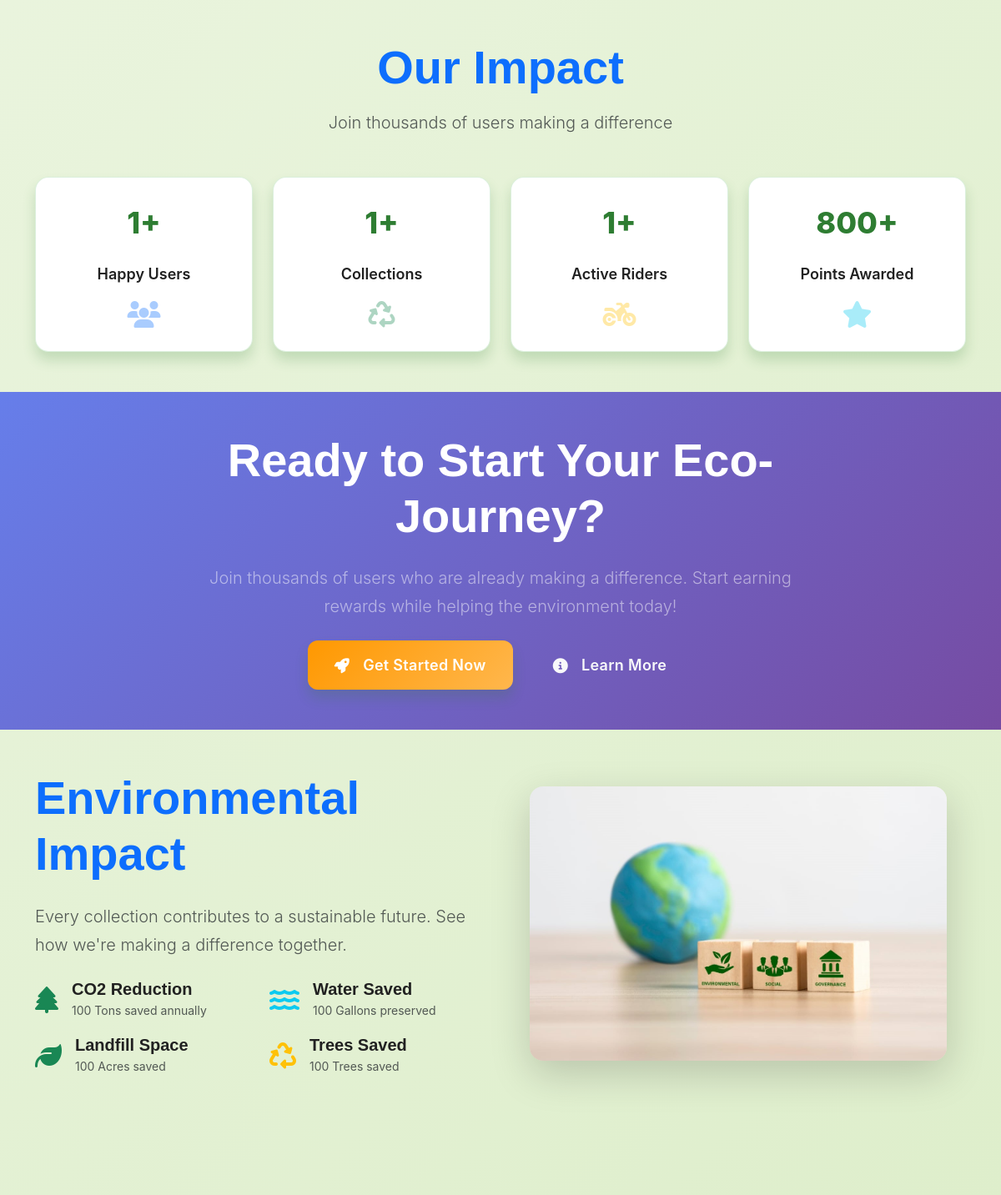
The app's page / (middle part), older data.
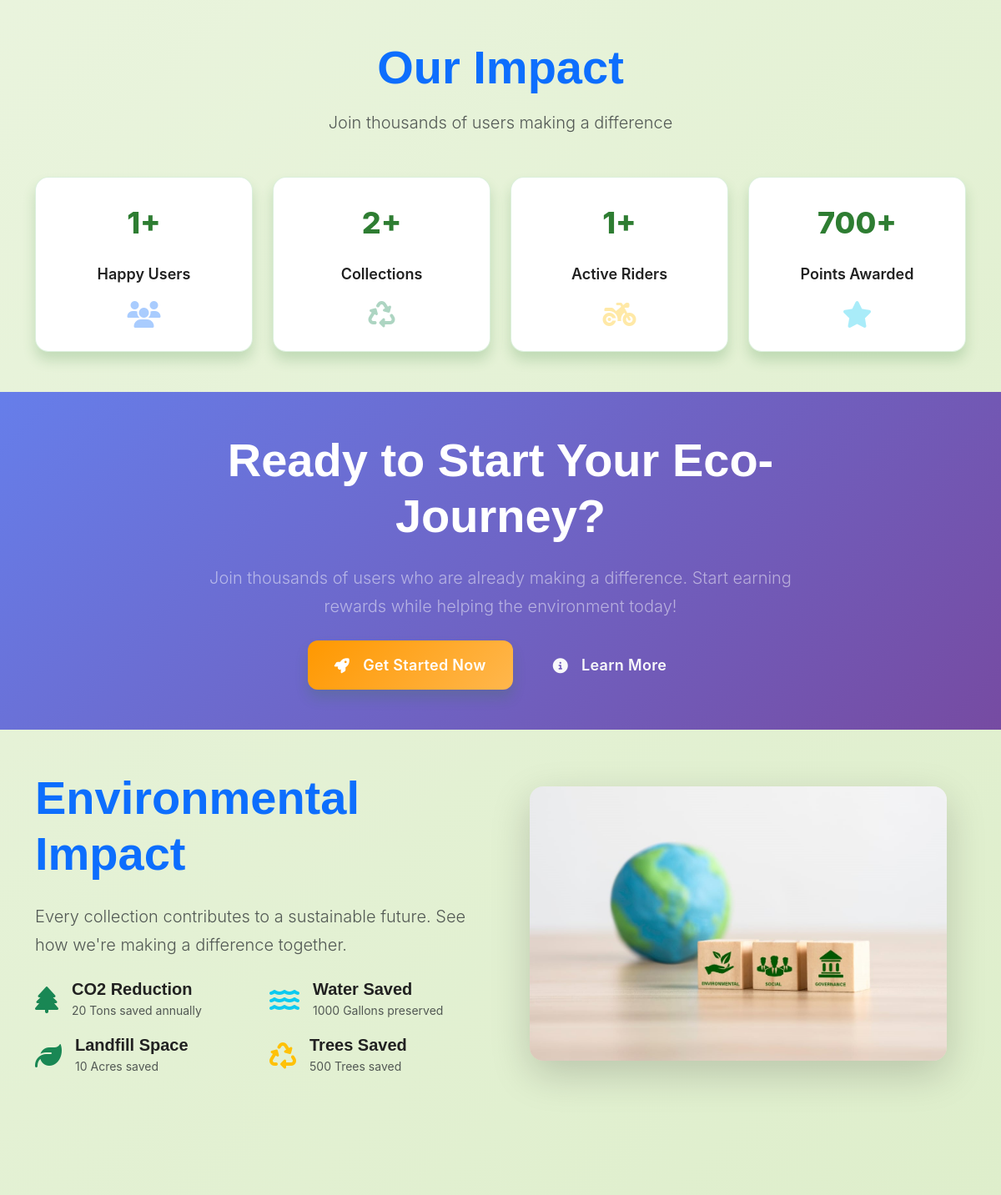
The same page, newer data.
### dashboard/models.py (models this page shows, shortened)
class SystemSettings(models.Model):
    maintenance_mode = models.BooleanField(default=False)
    maintenance_message = models.TextField(default='System is currently under maintenance. Please check back later.')
    debug_mode = models.BooleanField(default=False)
    log_level = models.CharField(max_length=20, choices=[
        ('INFO', 'Info'),
        ('WARNING', 'Warning'),
        ('ERROR', 'Error'),
        ('DEBUG', 'Debug'),
    ], default='INFO')
    co2_reduction_tons = models.IntegerField(default=15, help_text="CO2 reduction in tons annually")
    water_saved_gallons = models.IntegerField(default=1000, help_text="Water saved in gallons")
    landfill_space_acres = models.IntegerField(default=10, help_text="Landfill space saved in acres")
    trees_saved_count = models.IntegerField(default=500, help_text="Number of trees saved")
    created_at = models.DateTimeField(auto_now_add=True)
    updated_at = models.DateTimeField(auto_now=True)
    class Meta:
        verbose_name = 'System Settings'
        verbose_name_plural = 'System Settings'
    @classmethod
    def get_settings(cls):
        settings, created = cls.objects.get_or_create(
            id=1,
            defaults={
                'maintenance_mode': False,
                'maintenance_message': 'System is currently under maintenance. Please check back later.',
                'debug_mode': False,
                'log_level': 'INFO',
            }
        )
        return settings

### dashboard/views.py (the view, shortened to what this page needs)
# urls.py: path('', views.home, name='home'),
def home(request):
    total_users = CustomUser.objects.filter(user_type='user', status='active').count()
    total_submissions = TrashSubmission.objects.count()
    active_riders = CustomUser.objects.filter(user_type='rider', status='active').count()
    total_points = sum([user.reward_points for user in CustomUser.objects.all()])
    from .models import SystemSettings
    try:
        environmental_data = SystemSettings.get_settings()
    except:
        environmental_data = None
    context = {
        'total_users': total_users,
        'total_submissions': total_submissions,
        'active_riders': active_riders,
        'total_points': total_points,
        'environmental_data': environmental_data,
    }
    return render(request, 'dashboard/home.html', context)

### templates/dashboard/home.html (shortened to what the changed rows need)
{% extends 'base.html' %}
{% load static %}
{% block extra_css %}
<link rel="stylesheet" href="{% static 'css/home.css' %}">
{% endblock %}
{% block content %}
<section class="py-5">
    <div class="container">
        <div class="text-center mb-5">
            <h2 class="display-4 fw-bold text-primary mb-3">Our Impact</h2>
        </div>
        <div class="row g-4">
            <div class="col-lg-3 col-md-6">
                <div class="stats-card" style="animation: scaleIn 0.8s ease-out 0.2s both;">
                    <div class="stats-number">{{ total_submissions|default:"0" }}+</div>
                    <div class="stats-label">Collections</div>
                    <div class="stats-icon mt-3">
                        <i class="fas fa-recycle fa-2x text-success opacity-50"></i>
                    </div>
                </div>
            </div>
            <div class="col-lg-3 col-md-6">
                <div class="stats-card" style="animation: scaleIn 0.8s ease-out 0.4s both;">
                    <div class="stats-number">{{ total_points|default:"0" }}+</div>
                    <div class="stats-label">Points Awarded</div>
                    <div class="stats-icon mt-3">
                        <i class="fas fa-star fa-2x text-info opacity-50"></i>
                    </div>
                </div>
            </div>
        </div>
    </div>
</section>
<section class="py-5" style="background: linear-gradient(135deg, #667eea 0%, #764ba2 100%);">
    <div class="container text-center">
        <div class="row justify-content-center">
            <div class="col-lg-8">
                <h2 class="display-4 fw-bold text-white mb-4">Ready to Start Your Eco-Journey?</h2>
            </div>
        </div>
    </div>
</section>
<section class="py-5">
    <div class="container">
        <div class="row align-items-center">
            <div class="col-lg-6">
                <h2 class="display-4 fw-bold text-primary mb-4">Environmental Impact</h2>
                <div class="row g-3">
                    <div class="col-6">
                        <div class="d-flex align-items-center">
                            <div>
                                <h5 class="mb-0 fw-bold">CO2 Reduction</h5>
                                <small class="text-muted">{{ environmental_data.co2_reduction_tons|default:"15" }} Tons saved annually</small>
                            </div>
                        </div>
                    </div>
                    <div class="col-6">
                        <div class="d-flex align-items-center">
                            <div>
                                <h5 class="mb-0 fw-bold">Water Saved</h5>
                                <small class="text-muted">{{ environmental_data.water_saved_gallons|default:"1000" }} Gallons preserved</small>
                            </div>
                        </div>
                    </div>
                    <div class="col-6">
                        <div class="d-flex align-items-center">
                            <div>
                                <h5 class="mb-0 fw-bold">Landfill Space</h5>
                                <small class="text-muted">{{ environmental_data.landfill_space_acres|default:"10" }} Acres saved</small>
                            </div>
                        </div>
                    </div>
                    <div class="col-6">
                        <div class="d-flex align-items-center">
                            <div>
                                <h5 class="mb-0 fw-bold">Trees Saved</h5>
                                <small class="text-muted">{{ environmental_data.trees_saved_count|default:"500" }} Trees saved</small>
                            </div>
                        </div>
                    </div>
                </div>
            </div>
        </div>
    </div>
</section>
{% endblock %}

Row changes from the older to the newer data that the page shows:
changed SystemSettings: co2_reduction_tons "100" → "20"; water_saved_gallons "100" → "1000"; landfill_space_acres "100" → "10"; trees_saved_count "100" → "500"
Text that changed along with them:
{{ total_submissions|default:"0" }}: "1" → "2"
{{ total_points|default:"0" }}: "800" → "700"
